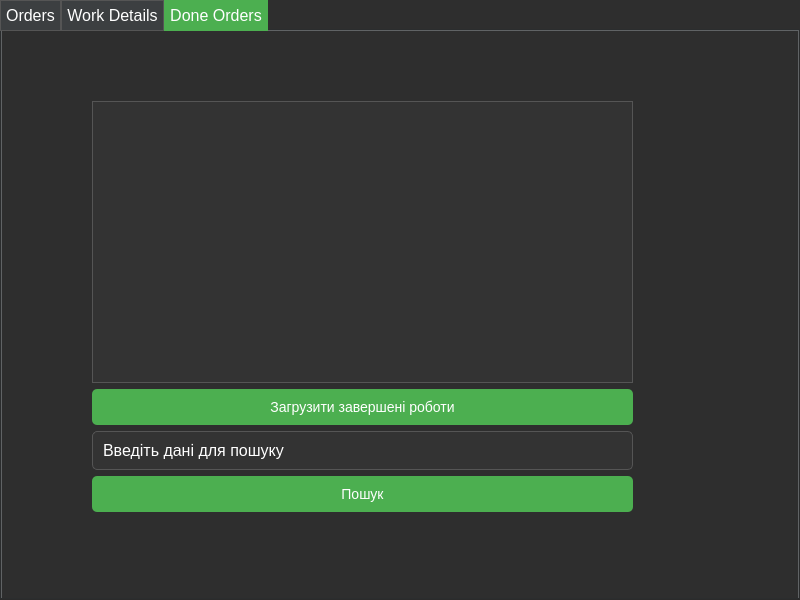
<?xml version="1.0" encoding="UTF-8"?>
<ui version="4.0">
 <class>InspectorWindow</class>
 <widget class="QDialog" name="InspectorWindow">
  <property name="geometry">
   <rect>
    <x>0</x>
    <y>0</y>
    <width>800</width>
    <height>600</height>
   </rect>
  </property>
  <property name="windowTitle">
   <string>Inspector Window</string>
  </property>
  <property name="styleSheet">
   <string>
    QWidget {
        background-color: #2E2E2E;
        font-family: Arial, sans-serif;
        font-size: 12pt;
        color: white;
    }
    QPushButton {
        background-color: #4CAF50;
        color: white;
        padding: 10px;
        border-radius: 5px;
        border: none;
        font-size: 14px;
    }
    QPushButton:hover {
        background-color: #45a049;
    }
    QLineEdit, QTextEdit {
        border: 1px solid #555;
        border-radius: 5px;
        padding: 8px;
        font-size: 12pt;
        background-color: #333;
        color: white;
    }
    QTabWidget {
        background-color: #3C3F41;
        border: 1px solid #555;
        color: white;
    }
    QTabBar::tab {
        background-color: #3C3F41;
        border: 1px solid #555;
        padding: 5px;
    }
    QTabBar::tab:selected {
        background-color: #4CAF50;
        border: 1px solid #4CAF50;
    }
    QListWidget {
        background-color: #333;
        color: white;
        border: 1px solid #555;
    }
    QListWidget::item:selected {
        background-color: #4CAF50;
        color: white;
    }
   </string>
  </property>
  <property name="modal">
   <bool>true</bool>
  </property>
  <widget class="QTabWidget" name="tabWidget">
   <property name="geometry">
    <rect>
     <x>0</x>
     <y>0</y>
     <width>800</width>
     <height>600</height>
    </rect>
   </property>
   <property name="currentIndex">
    <number>2</number>
   </property>
   <widget class="QWidget" name="TabOrders">
    <attribute name="title">
     <string>Orders</string>
    </attribute>
    <widget class="QWidget" name="gridLayoutWidget_2">
     <property name="geometry">
      <rect>
       <x>150</x>
       <y>50</y>
       <width>541</width>
       <height>431</height>
      </rect>
     </property>
     <layout class="QGridLayout" name="gridLayout_2">
      <item row="4" column="0">
       <widget class="QPushButton" name="btnTakeOrder">
        <property name="text">
         <string>Взяти замовлення</string>
        </property>
       </widget>
      </item>
      <item row="2" column="0">
       <widget class="QPushButton" name="btnLoadOrders">
        <property name="text">
         <string>Загрузити замовлення</string>
        </property>
       </widget>
      </item>
      <item row="1" column="0">
       <widget class="QListWidget" name="ordersListWidget"/>
      </item>
      <item row="5" column="0">
       <widget class="QPushButton" name="btnDeleteOrder">
        <property name="text">
         <string>Видалити замовлення</string>
        </property>
       </widget>
      </item>
     </layout>
    </widget>
   </widget>
   <widget class="QWidget" name="TabWorkDetails">
    <attribute name="title">
     <string>Work Details</string>
    </attribute>
    <widget class="QWidget" name="gridLayoutWidget">
     <property name="geometry">
      <rect>
       <x>110</x>
       <y>20</y>
       <width>641</width>
       <height>531</height>
      </rect>
     </property>
     <layout class="QGridLayout" name="gridLayout">
      <item row="0" column="0">
       <widget class="QListWidget" name="lwOrders"/>
      </item>
      <item row="3" column="0">
       <widget class="QLineEdit" name="leOrderId">
        <property name="text">
         <string>ID замовлення</string>
        </property>
        <property name="placeholderText">
         <string>Order ID</string>
        </property>
       </widget>
      </item>
      <item row="5" column="0">
       <widget class="QTextEdit" name="teWorkDescription">
        <property name="html">
         <string>&lt;!DOCTYPE HTML PUBLIC &quot;-//W3C//DTD HTML 4.0//EN&quot; &quot;http://www.w3.org/TR/REC-html40/strict.dtd&quot;&gt;
&lt;html&gt;&lt;head&gt;&lt;meta name=&quot;qrichtext&quot; content=&quot;1&quot; /&gt;&lt;meta charset=&quot;utf-8&quot; /&gt;&lt;style type=&quot;text/css&quot;&gt;
p, li { white-space: pre-wrap; }
hr { height: 1px; border-width: 0; }
li.unchecked::marker { content: &quot;\2610&quot;; }
li.checked::marker { content: &quot;\2612&quot;; }
&lt;/style&gt;&lt;/head&gt;&lt;body style=&quot; font-family:'Arial','sans-serif'; font-size:12pt; font-weight:400; font-style:normal;&quot;&gt;
&lt;p style=&quot; margin-top:0px; margin-bottom:0px; margin-left:0px; margin-right:0px; -qt-block-indent:0; text-indent:0px;&quot;&gt;Опис роботи&lt;/p&gt;&lt;/body&gt;&lt;/html&gt;</string>
        </property>
        <property name="placeholderText">
         <string>Work Description</string>
        </property>
       </widget>
      </item>
      <item row="7" column="0">
       <widget class="QTextEdit" name="teRequiredMaterials">
        <property name="html">
         <string>&lt;!DOCTYPE HTML PUBLIC &quot;-//W3C//DTD HTML 4.0//EN&quot; &quot;http://www.w3.org/TR/REC-html40/strict.dtd&quot;&gt;
&lt;html&gt;&lt;head&gt;&lt;meta name=&quot;qrichtext&quot; content=&quot;1&quot; /&gt;&lt;meta charset=&quot;utf-8&quot; /&gt;&lt;style type=&quot;text/css&quot;&gt;
p, li { white-space: pre-wrap; }
hr { height: 1px; border-width: 0; }
li.unchecked::marker { content: &quot;\2610&quot;; }
li.checked::marker { content: &quot;\2612&quot;; }
&lt;/style&gt;&lt;/head&gt;&lt;body style=&quot; font-family:'Arial','sans-serif'; font-size:12pt; font-weight:400; font-style:normal;&quot;&gt;
&lt;p style=&quot; margin-top:0px; margin-bottom:0px; margin-left:0px; margin-right:0px; -qt-block-indent:0; text-indent:0px;&quot;&gt;Потрібні матеріали&lt;/p&gt;
&lt;p style=&quot;-qt-paragraph-type:empty; margin-top:0px; margin-bottom:0px; margin-left:0px; margin-right:0px; -qt-block-indent:0; text-indent:0px;&quot;&gt;&lt;br /&gt;&lt;/p&gt;&lt;/body&gt;&lt;/html&gt;</string>
        </property>
        <property name="placeholderText">
         <string>Required Materials</string>
        </property>
       </widget>
      </item>
      <item row="9" column="0">
       <widget class="QPushButton" name="btnSaveDetails">
        <property name="text">
         <string>Зберегти деталі</string>
        </property>
       </widget>
      </item>
      <item row="1" column="0">
       <widget class="QPushButton" name="btnLoadOrdersInProgress">
        <property name="text">
         <string>Загрузити дані</string>
        </property>
       </widget>
      </item>
      <item row="4" column="0">
       <widget class="QLineEdit" name="leMediaLink">
        <property name="text">
         <string>Посилання на медіавміст</string>
        </property>
        <property name="placeholderText">
         <string>Media Link</string>
        </property>
       </widget>
      </item>
      <item row="2" column="0">
       <spacer name="verticalSpacer">
        <property name="orientation">
         <enum>Qt::Orientation::Vertical</enum>
        </property>
        <property name="sizeHint" stdset="0">
         <size>
          <width>20</width>
          <height>40</height>
         </size>
        </property>
       </spacer>
      </item>
     </layout>
    </widget>
   </widget>
   <widget class="QWidget" name="TabDoneOrders">
    <attribute name="title">
     <string>Done Orders</string>
    </attribute>
    <widget class="QWidget" name="gridLayoutWidget_3">
     <property name="geometry">
      <rect>
       <x>90</x>
       <y>70</y>
       <width>541</width>
       <height>411</height>
      </rect>
     </property>
     <layout class="QGridLayout" name="gridLayout_3">
      <item row="0" column="0">
       <widget class="QListWidget" name="lwCompletedOrders"/>
      </item>
      <item row="3" column="0">
       <widget class="QPushButton" name="btnSearchInspector">
        <property name="text">
         <string>Пошук</string>
        </property>
       </widget>
      </item>
      <item row="1" column="0">
       <widget class="QPushButton" name="btnLoadCompletedOrders">
        <property name="text">
         <string>Загрузити завершені роботи</string>
        </property>
       </widget>
      </item>
      <item row="2" column="0">
       <widget class="QLineEdit" name="leSearch">
        <property name="text">
         <string>Введіть дані для пошуку</string>
        </property>
       </widget>
      </item>
     </layout>
    </widget>
   </widget>
  </widget>
 </widget>
 <resources/>
 <connections/>
</ui>
